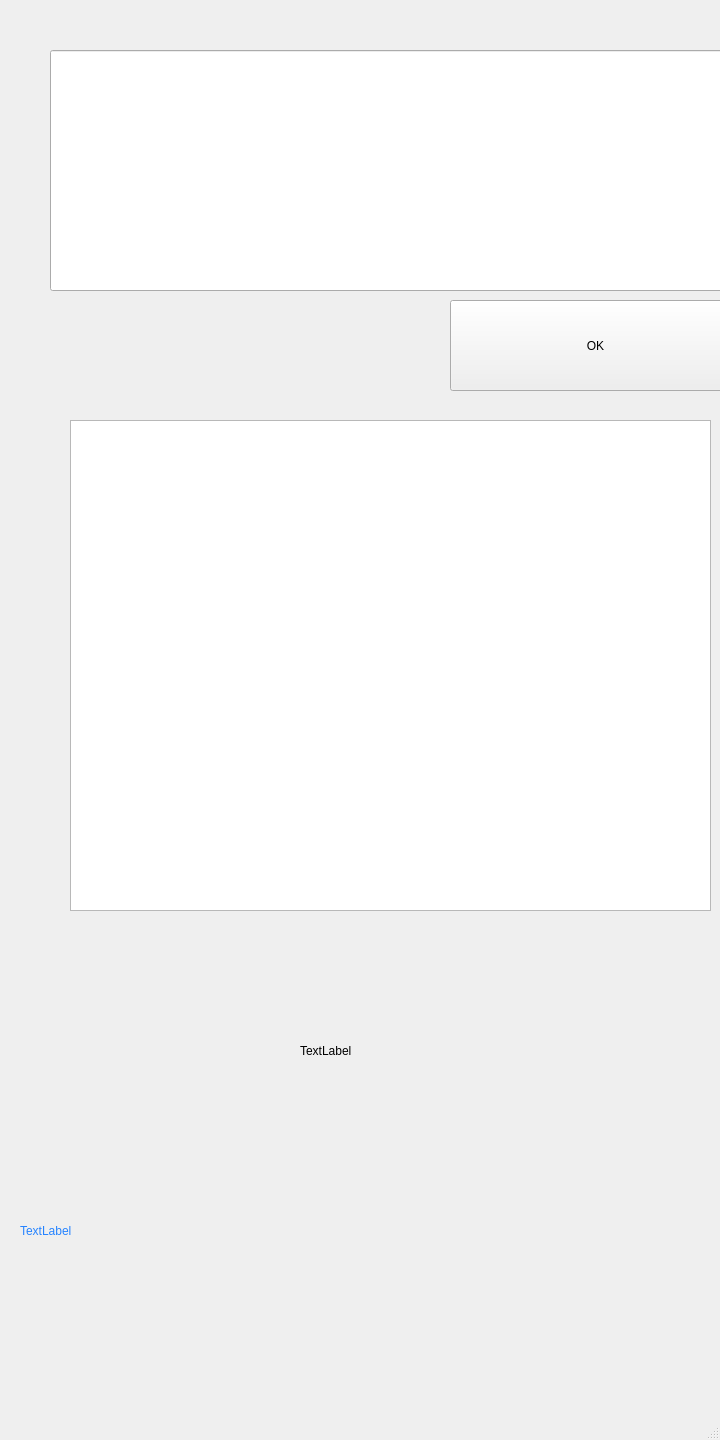
<?xml version="1.0" encoding="UTF-8"?>
<ui version="4.0">
 <class>MainWindow</class>
 <widget class="QMainWindow" name="MainWindow">
  <property name="geometry">
   <rect>
    <x>0</x>
    <y>0</y>
    <width>720</width>
    <height>1440</height>
   </rect>
  </property>
  <property name="windowTitle">
   <string>MainWindow</string>
  </property>
  <widget class="QWidget" name="centralwidget">
   <widget class="QLineEdit" name="lineEdit">
    <property name="geometry">
     <rect>
      <x>50</x>
      <y>50</y>
      <width>721</width>
      <height>241</height>
     </rect>
    </property>
   </widget>
   <widget class="QPushButton" name="pushButton">
    <property name="geometry">
     <rect>
      <x>450</x>
      <y>300</y>
      <width>291</width>
      <height>91</height>
     </rect>
    </property>
    <property name="text">
     <string>OK</string>
    </property>
   </widget>
   <widget class="QLabel" name="dr">
    <property name="geometry">
     <rect>
      <x>20</x>
      <y>1190</y>
      <width>611</width>
      <height>81</height>
     </rect>
    </property>
    <property name="styleSheet">
     <string notr="true">font: 24pt &quot; Light&quot;;
font: 63 24pt &quot;Yu Gothic UI Semibold&quot;;
color: rgb(37, 131, 255);</string>
    </property>
    <property name="text">
     <string>TextLabel</string>
    </property>
   </widget>
   <widget class="QTextEdit" name="label">
    <property name="geometry">
     <rect>
      <x>70</x>
      <y>420</y>
      <width>641</width>
      <height>491</height>
     </rect>
    </property>
   </widget>
   <widget class="QLabel" name="label_2">
    <property name="geometry">
     <rect>
      <x>300</x>
      <y>1020</y>
      <width>331</width>
      <height>61</height>
     </rect>
    </property>
    <property name="text">
     <string>TextLabel</string>
    </property>
   </widget>
  </widget>
  <widget class="QMenuBar" name="menubar">
   <property name="geometry">
    <rect>
     <x>0</x>
     <y>0</y>
     <width>720</width>
     <height>22</height>
    </rect>
   </property>
  </widget>
  <widget class="QStatusBar" name="statusbar">
   <property name="font">
    <font>
     <family>Calibri Light</family>
     <pointsize>22</pointsize>
    </font>
   </property>
  </widget>
 </widget>
 <resources/>
 <connections/>
</ui>
